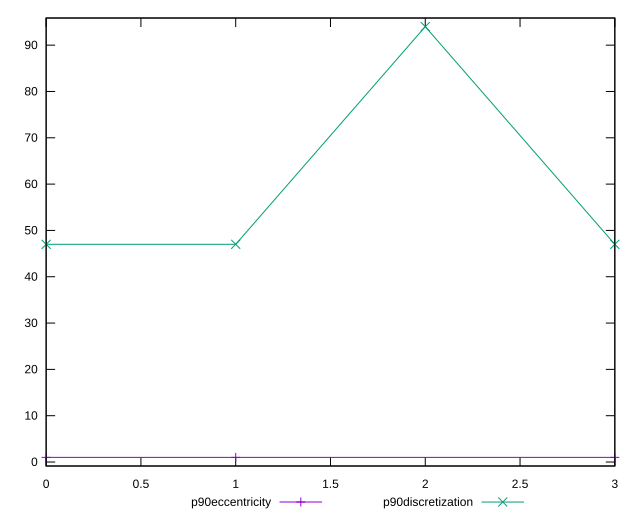

This chart was generated by the following gnuplot code:
reset

$p90Eccentricity <<EOF
0 0.9999999999999983
1 1.0000000000000002
3 1.000000000000001
EOF

$p90Discretization <<EOF
0 47
1 47
2 94
3 47
EOF

set key outside below
set xrange [0:3]
set yrange [-0.8600000000000018:95.86]
set trange [-0.8600000000000018:95.86]
set terminal svg size 640, 520 enhanced background rgb 'white'
set output "reports/report_00033_2021-03-01T14-23-16.841Z/unused-css-rules/progression/eccentricity.svg"

plot $p90Eccentricity title "p90eccentricity" with linespoints, \
     $p90Discretization title "p90discretization" with linespoints

reset
